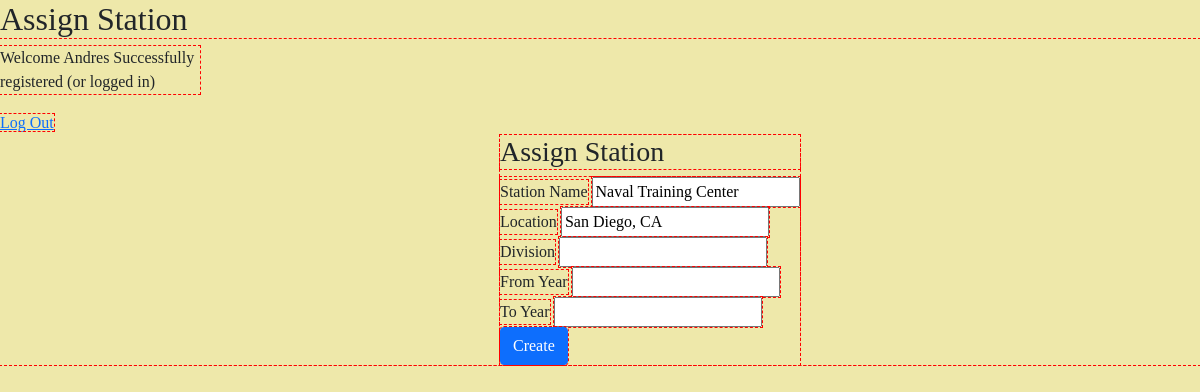
Screenshot of /new_assign_station/1 (signed in) with the database file from the repository.
### wall_app/models.py (models this page shows)
class User(models.Model):
    first_name = models.CharField(max_length=50)
    last_name = models.CharField(max_length=50)
    email = models.CharField(max_length=250)
    password = models.CharField(max_length=250)
    created_at = models.DateTimeField(auto_now_add=True)
    updated_at = models.DateTimeField(auto_now=True)
    objects = UserManager()

class Station(models.Model):
    station_name = models.CharField(max_length=255)
    location = models.CharField(max_length=140,default='Location')
    created_at = models.DateTimeField(auto_now_add=True)
    updated_at = models.DateTimeField(auto_now=True)

### wall_app/views.py (the view)
# urls.py: path('new_assign_station/<int:station_id>',views.new_assign_station),
def new_assign_station(request, station_id):
    if 'user_id' in request.session:  #Is the user logged in
        user = User.objects.filter(id=request.session['user_id'])
        if user:
            context = {
                'user': User.objects.get(id=request.session['user_id']), #create instance of user to add to record
                'station': Station.objects.get(id=station_id),  #create instance of station to display
                'myhistory': History.objects.filter(user_stationed__id=request.session['user_id']),  #create instance of station to display
            }
            return render(request,'assignstation.html', context) #if valid user than we move on to success
    return redirect("/") #if no user then go back to root

### wall_app/templates/assignstation.html (shortened to what this page needs)
<!DOCTYPE html>
<html>
<head>
    <link href="https://cdn.jsdelivr.net/npm/bootstrap@5.0.0-beta2/dist/css/bootstrap.min.css" rel="stylesheet">
    {% load static %}
    <link rel="stylesheet" href="{% static 'css/style.css' %}">
</head>
<body id="assign_station">
    <h2>Assign Station</h2>
    <p id="welcome">Welcome {{user.first_name}} Successfully registered (or logged in)</p>
    <a href="/logout">Log Out</a>
    <br>
    <div>
        <h3>Assign Station</h3>
        <form action="/assign_station/{{station.id}}" method="POST">
            <label>Station Name</label>
            <input name="stationname" type="text" value="{{station.station_name}}">
            <br>
            <label>Location</label>
            <input name="location" type="text" value="{{station.location}}">
            <br>
            <label>Division</label>
            <input name="division" type="text">
            <br>
            <label>From Year</label>
            <input name="from_year" type="text">
            <br>
            <label>To Year</label>
            <input name="to_year" type="text">
            <br>
            <button type="submit" class="btn btn-primary">Create</button>
        </form>
    </div>
</body>
</html>

### wall_app/static/css/style.css (style rules this page uses)
* { margin: 0px; padding: 0px; outline: 1px dashed red; font-family: sans-serif; }
#assign_station { background-color: palegoldenrod; }
#assign_station p { display: inline-block; margin-right: 1000px; }
#assign_station div { display: inline-block; margin-right: 20px; margin-left: 500px; vertical-align: top; }

### rows the page displays
User: first_name "Andres"
Station: stationname "Naval Training Center", location "San Diego, CA"
